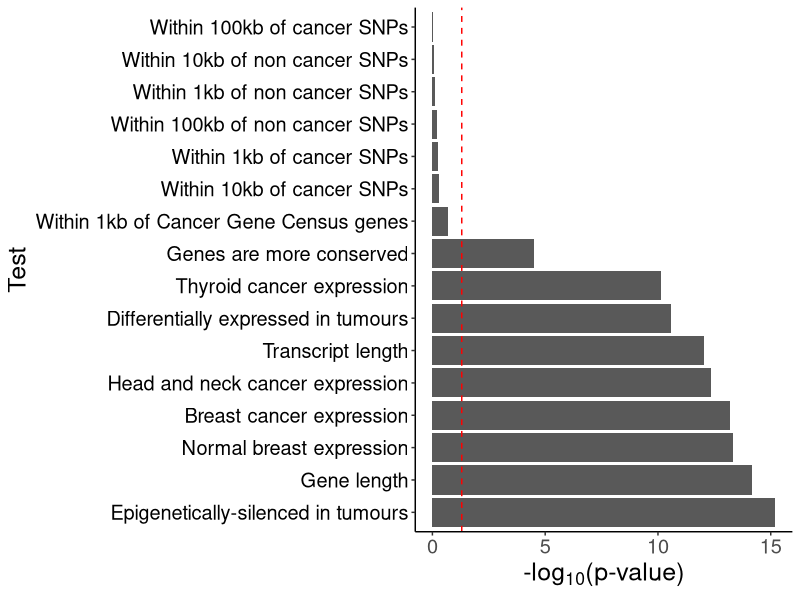

Reproduce this figure in R. (Note: this script raises an error after producing the figure.)
## ---- chunk 1
p_val_df <- read.table('p_val_results.csv', header = TRUE)
p_val_df

p_val_df$test <- as.character(p_val_df$test)


mapping <- c('Within 1000 bp of cancer SNPs' = 'Within 1kb of cancer SNPs', 
             'Within 1000 bp of non cancer SNPs' = 'Within 1kb of non cancer SNPs',
             'Within 10000 bp of cancer SNPs' = 'Within 10kb of cancer SNPs',
             'Within 10000 bp of non cancer SNPs' = 'Within 10kb of non cancer SNPs',
             'Within 1e+05 bp of cancer SNPs' = 'Within 100kb of cancer SNPs',
             'Within 1e+05 bp of non cancer SNPs' = 'Within 100kb of non cancer SNPs',
             'Within 1000 bp of CGCs' = 'Within 1kb of Cancer Gene Census genes',
             'Epigenetically-silenced in tumours' = 'Epigenetically-silenced in tumours',
             'Differentially expressed in tumours' = 'Differentially expressed in tumours',
             'Gene length' = 'Gene length',
             'Transcript length' = 'Transcript length',
             'Genes are more conserved' = 'Genes are more conserved',
             'BRCA expression' = 'Breast cancer expression',
             'HNSC expression' = 'Head and neck cancer expression',
             'THCA expression' = 'Thyroid cancer expression',
             'BRCA normal expression' = 'Normal breast expression'
             )

p_val_df$test <- unname(mapping[p_val_df$test]) # renaming

## ---- chunk 2
library(ggplot2)

ggplot(p_val_df) + 
  geom_col(aes(y = -log10(p_val), x = reorder(test, p_val))) + 
  geom_hline(aes(yintercept = -log10(0.05)), linetype="dashed", color = 'red', size = 0.5) +# 0.05 significance level
  ylab(expression('-log'[10]*'(p-value)')) + 
  xlab("Test") +
  coord_flip() +
  theme_classic() + 
  theme(text = element_text(size=18), axis.text.y=element_text(colour="black")) +
  ggsave('CLC_comparison_results.svg', width = 6, height = 3.75)


## ---- chunk 3
p_val_df$adjusted <- p.adjust(p_val_df$p_val, method = 'bonferroni')

ggplot(p_val_df) + 
  geom_col(aes(y = -log10(adjusted), x = reorder(test, adjusted))) + 
  geom_hline(aes(yintercept = -log10(0.05)), linetype="dashed", color = 'red', size = 0.5) +# 0.05 significance level
  ylab(expression('Adjusted -log'[10]*'(p-value)')) + 
  xlab("Test") +
  coord_flip() +
  theme_classic() + 
  theme(text = element_text(size=12), axis.text.y=element_text(colour="black")) +
  ggsave('CLC_comparison_results_adjusted_p.svg', width = 5, height = 3)



